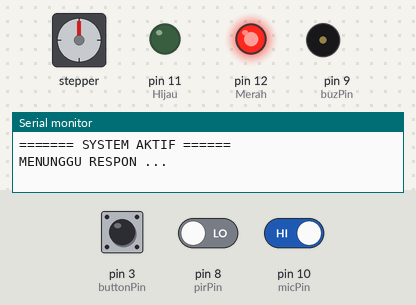
The sketch below on a simulated Arduino Uno, built with avr-gcc and run on an emulated ATmega328P. Parts: stepper motor, output pins drawn as LEDs (lit = HIGH), buzzer (waves = sounding), the last lines printed to the serial monitor. Wiring (inferred from the names in the program): stepper motor (2048 steps per turn assumed): coils pin 7, pin 6, pin 5, pin 4. Dashed ring = blinking. The inputs (shaded band) are chosen by the test bench; at power-on: pin 3 (buttonPin) LOW, pin 8 (pirPin) LOW, pin 10 (micPin) HIGH. Pins used as bus, display or sensor lines are not drawn.

Above: at 6.2 s.
6.3 s: pin 3 (buttonPin) pulled HIGH for 0.15 s
At 7.3 s:
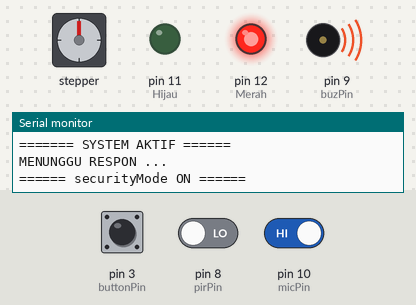
9.4 s: pin 8 (pirPin) driven HIGH
At 9.92 s:
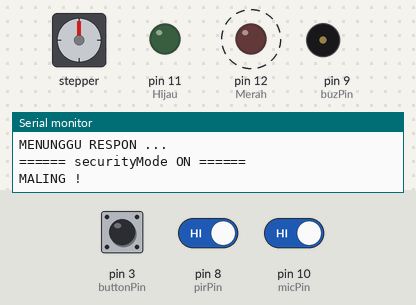
12.4 s: pin 8 (pirPin) driven LOW
At 13.4 s:
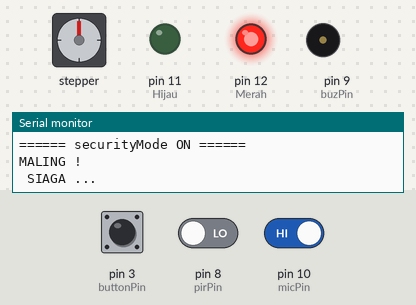
14.0 s: pin 3 (buttonPin) pulled HIGH for 1 s
At 16.3 s:
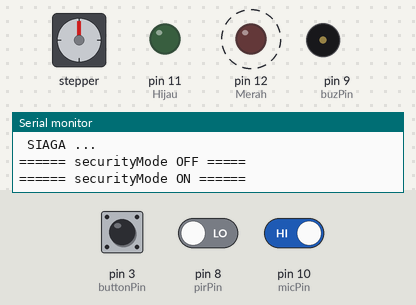
16.5 s: pin 3 (buttonPin) pulled HIGH for 3.2 s
At 17.5 s:
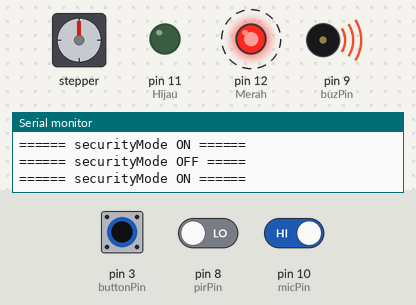
22.7 s: pin 3 (buttonPin) driven HIGH and pin 10 (micPin) driven LOW
At 23.1 s:
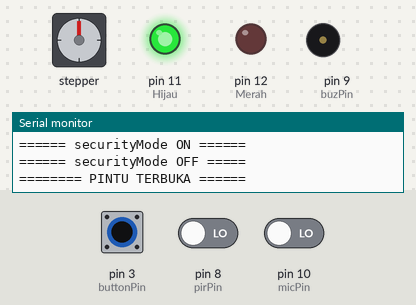
Timing chart, 0 to 28.7 s (numbered marks = the images above; inputs shaded):
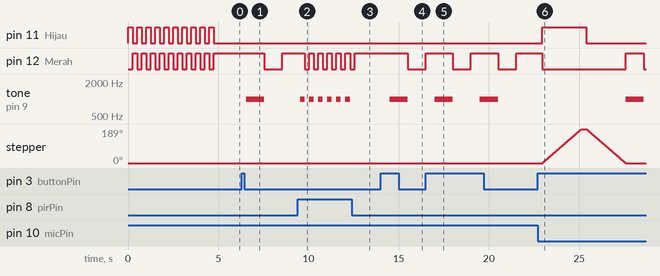

The sketch:

tugasbesarPSD.ino
```cpp
  /* ============================================================================= *
   * ==================== TUGAS BESAR PENGANTAR SISTEM DIGITAL =================== *
   * ================================ KELOMPOK 1 ================================= *
   *                            - Ainiyah                                          *
   *                            - Erika Maulidiya                                  *
   *                            - Mahrudin                                         *
   *                            - Muhammad Rizal                                   *
   *                            - Rizka Ardiyanti                                  *
   *                            - Windi Wulandari                                  *                                                                              *
   * ============================================================================= */

//============================ DEKLARASI GLOBAL VARIABEL ========================= //

  boolean securityMode;
  int Merah      = 12;           // Pin LED Merah
  int Hijau      = 11;           // Pin LED Hijau
  boolean respon = true;
  int micPin     = 10;           // Pin Sensor Suara
  int micVal     = HIGH;         // Nilai Read Modul Sensor suara
  int buzPin     = 9;            // digital pin untuk speaker
  int pirPin     = 8;            // pilih input pin untuk sensor PIR
  int pirState   = LOW;          // diasumsikan tidak ada gerakan terdeteksi
  int IN1        = 7;            // IN = Pin Motor Stepper
  int IN2        = 6;
  int IN3        = 5;
  int IN4        = 4;
  int buttonPin  = 3;
  int delaytime  = 2;            // delay untuk kecepatan Motor Stepper
  unsigned long timer;           // variable untuk menyimpan estimasi waktu program
  int micTimer = 500;            // waktu membaca Sensor Suara
  int index, count;
  int pirVal, buttonVal;

//====================================== SETUP =================================== //

  void setup(){
    Serial.begin(9600);
    pinMode(Merah,OUTPUT);
    pinMode(Hijau,OUTPUT);
    pinMode(micPin,INPUT);       // input dari Modul sensor suara
    pinMode(pirPin,INPUT);       // deklarasi sensor PIR sebagai input
    pinMode(buttonPin,INPUT);    // deklarasi tombol sebagai input
    pinMode(buzPin,OUTPUT);      // deklarasi speaker sebagai output
    pinMode(IN1,OUTPUT);         // deklarasi Stepper sebagai output
    pinMode(IN2,OUTPUT);
    pinMode(IN3,OUTPUT);
    pinMode(IN4,OUTPUT);

    Serial.println("======= SYSTEM AKTIF ======");
    for(int i=0; i<10; i++){
      digitalWrite(Hijau,HIGH);
      digitalWrite(Merah,LOW); delay(250);
      digitalWrite(Hijau,LOW);
      digitalWrite(Merah,HIGH); delay(250);
    }
    Serial.println("MENUNGGU RESPON ...");
  }

//================================ EKSEKUSI PROGRAM ============================== //

  void loop(){
    buttonVal = digitalRead(buttonPin);     // kode di eksekusi jika terdapat
    if(buttonVal == 1){                     // inputan pada tombol
      count++;
      delay(250);
      if(count==1){
        Serial.println("====== securityMode ON ======");
        securityMode = true;
        if((index%2==1) || (index==1)){     // di eksekusi jika pintu
          index++;                          // dalam keadaaan terbuka
          digitalWrite(Hijau,LOW);
          tutup();
        }
        tone(buzPin, 1000, 1000);
        digitalWrite(Merah,HIGH);
        delay(1000);
        digitalWrite(Merah,LOW);
        delay(1000);
        digitalWrite(Merah,HIGH);
      }
      if(count==2){
        Serial.println("====== securityMode OFF =====");
        securityMode = false;
        count=0;
      }
    }

    if(securityMode == false){       // ====================== securityMode OFF
      micVal = digitalRead(micPin) ;        // mode READ sensor suara
      if (micVal == LOW){                   // kondisi jika terdeteksi suara
      timer = millis();                     // waktu estimasi mulai sistem aktif (ms)
        if(respon){                         // Kondisi jika mendapat Respon (Tepukan)
          index++;                          // index akan bertamah
          if((index%2==1) || (index==1)){   // index ganjil = TERBUKA
            Serial.println("======== PINTU TERBUKA ======");
            digitalWrite(Hijau,HIGH);
            digitalWrite(Merah,LOW);
            buka();
          }
          else if(index%2==0){              // index genap = TERTUTUP
            Serial.println("======= PINTU TERTUTUP ======");
            digitalWrite(Merah,HIGH);
            digitalWrite(Hijau,LOW);
            tutup();
          }
          respon = false;                  // Pengeset-an agar ke Mode Tunggu
        }
      }
      else{                                // Mode menunggu Respon User (Tepukan)
        if((millis()-timer) > micTimer && !respon){
          Serial.println("MENUNGGU RESPON ...");
          respon = true;
        }
      }
    }
    else{                             // ====================== securityMode ON

      pirVal = digitalRead(pirPin);       // membaca nilai input PIR
      if (pirVal == HIGH) {               // pengecekan jika input adalah HIGH
        delay(150);
        if (pirState == LOW){
          Serial.println("MALING !");
          while(digitalRead(pirPin)== HIGH){      // berhenti ketika tak ada gerakan
            tone(buzPin, 1000, 250);              // Buzzer aktif
            digitalWrite(Merah,HIGH); delay(250); // LED menyala
            digitalWrite(Merah,LOW); delay(250);  // LED mati
          }
        pirState = HIGH;
        }
      }
      else {                             // pengecekan jika input adalah LOW
        if(pirState == HIGH){
          digitalWrite(Merah, HIGH);
          Serial.println(" SIAGA ...");
          pirState = LOW;
        }
      }
    }
  }

// ============================ FUNCTION MOTOR STEPPER =========================== //

  void buka(){                    // membuka Pintu
    for (int i=0; i<270; i++){    // Melawan Arah Jarum jam 180 derajat
      step1(); delay(delaytime);
      step2(); delay(delaytime);
      step3(); delay(delaytime);
      step4(); delay(delaytime);
    }
  }

  void tutup(){                  // menutup pintu
    for (int i=0; i<270; i++){   // seArah Jarum jam 180 derajat
      step4(); delay(delaytime);
      step3(); delay(delaytime);
      step2(); delay(delaytime);
      step1(); delay(delaytime);
    }
  }

  void step1(){
    digitalWrite(IN1,LOW);
    digitalWrite(IN2,LOW);
    digitalWrite(IN3,HIGH);
    digitalWrite(IN4,HIGH);
  }

  void step2(){
    digitalWrite(IN1,HIGH);
    digitalWrite(IN2,LOW);
    digitalWrite(IN3,LOW);
    digitalWrite(IN4,HIGH);
  }

  void step3(){
    digitalWrite(IN1,HIGH);
    digitalWrite(IN2,HIGH);
    digitalWrite(IN3,LOW);
    digitalWrite(IN4,LOW);
  }

  void step4(){
    digitalWrite(IN1,LOW);
    digitalWrite(IN2,HIGH);
    digitalWrite(IN3,HIGH);
    digitalWrite(IN4,LOW);
  }

//================================ AKHIR BARIS KODE ============================= //
```

MIC.ino
```cpp
/*int micPin = 13; // Use Pin as our Input
int micVal = HIGH; // This is where we record our Sound Measurement
boolean bAlarm = false;
int M = 12, H = 11, index = 0;
int IN1=4, IN2=5, IN3=6, IN4=7, delaytime=2; //makin kecil delay, makin cepat motor berputar
unsigned long lastSoundDetectTime; // Record the time that we measured a sound


int micTimer = 500; // Number of milli seconds to keep the sound alarm high


void setup ()
{
  Serial.begin(9600);
  pinMode (micPin, INPUT) ; // input from the Sound Detection Module
  pinMode(M,OUTPUT);
  pinMode(H  ,OUTPUT);

  pinMode(IN1,OUTPUT);
pinMode(IN2,OUTPUT);
pinMode(IN3,OUTPUT);
pinMode(IN4,OUTPUT);
}
void loop ()
{
  micVal = digitalRead(micPin) ; // read the sound alarm time

  if (micVal == LOW) // If we hear a sound
  {

    lastSoundDetectTime = millis(); // record the time of the sound alarm
    // The following is so you don't scroll on the output screen
    if (!bAlarm){
      Serial.println("LOUD, LOUD");
      index++;
      if((index%2==1) || (index==1)){
        digitalWrite(H,HIGH);
        digitalWrite(M,LOW);
        Serial.println("NYALA");
        buka();
        Serial.println(index);
      }
      else if(index%2==0){
        digitalWrite(M,HIGH);
        digitalWrite(H,LOW);
        Serial.println("MATI");
        tutup();
        Serial.println(index);
      }
      bAlarm = true;
    }
  }
  else
  {
    if( (millis()-lastSoundDetectTime) > micTimer  &&  bAlarm){
      Serial.println("quiet");
      bAlarm = false;
    }
  }
}

void buka(){
    //  digitalWrite(H, HIGH); delay(3000);
      for (int i=0; i<270; i++){
        maju();
      }
     // digitalWrite(H, LOW); delay(1000);
    }

void tutup(){
 // digitalWrite(M, HIGH); delay(3000);
      for (int i=0; i<270; i++){
        mundur();
      }
}

void maju(){

//step 4
step1();
delay(delaytime);

//step 3
step2();
delay(delaytime);

//step 2
step3();
delay(delaytime);

//step 1
step4();
delay(delaytime);
}

void mundur(){

//step 4
step4();
delay(delaytime);

//step 3
step3();
delay(delaytime);

//step 2
step2();
delay(delaytime);

//step 1
step1();
delay(delaytime);
}
void step1(){
digitalWrite(IN1,LOW);
digitalWrite(IN2,LOW);
digitalWrite(IN3,HIGH);
digitalWrite(IN4,HIGH);
}

void step2(){
digitalWrite(IN1,HIGH);
digitalWrite(IN2,LOW);
digitalWrite(IN3,LOW);
digitalWrite(IN4,HIGH);
}

void step3(){
digitalWrite(IN1,HIGH);
digitalWrite(IN2,HIGH);
digitalWrite(IN3,LOW);
digitalWrite(IN4,LOW);
}

void step4(){
digitalWrite(IN1,LOW);
digitalWrite(IN2,HIGH);
digitalWrite(IN3,HIGH);
digitalWrite(IN4,LOW);
}*/
```

PIRxBUZZER.ino
```cpp
// Pendeteksi Gerak Manusia dengan Sensor PIR
// Gunk Celulux 2011
/*
int M = 12;                // pilih digital pin untuk LED
int H = 11;
int Buzzer =  9;             // pilih digital pin untuk speaker
int inputPin = 8;               // pilih input pin untuk sensor PIR
int pirState = LOW;             // diasumsikan tidak ada gerakan terdeteksi
int val = 0;                    // variable untuk membaca status pin

void setup() {
   pinMode(H, OUTPUT);
  pinMode(M, OUTPUT);      // deklarasi LED sebagai output
  pinMode(Buzzer, OUTPUT);  // deklarasi speaker sebagai output
  pinMode(inputPin, INPUT);     // deklarasi sensor sebagai input
  Serial.begin(9600);
  for(int i=0;i<3;i++){
    digitalWrite(H ,HIGH); delay(500);
    digitalWrite(H,LOW); delay(500);
  }
  digitalWrite(H ,HIGH);
  digitalWrite(M,LOW);

  Serial.println("SISTEM ON!");

}

void loop(){
      val = digitalRead(inputPin);  // membaca nilai input
      if (val == HIGH) {            // cek jika input adalah HIGH
        delay(150);
        digitalWrite(H, LOW);
        if (pirState == LOW){
          Serial.println("MALING !");
          while(digitalRead(inputPin)== HIGH){
            tone(Buzzer, 1000, 250);
            digitalWrite(M, HIGH); delay(250);  // LED menyala
            digitalWrite(M, LOW); delay(250);
          }
        pirState = HIGH;
        }
      }
      else {
        if (pirState == HIGH){
          // hanya memadamkan
          digitalWrite(H, HIGH); // padamkan LED
          Serial.println("Aman..Kondusif !");
          // hanya memunculkan pergantian output, bukan status
          pirState = LOW;
        }
      }
}
*/
```

Measured:
- after the input at 6.3 s, pin 12 (Merah): HIGH → LOW after 1.3 s, → HIGH 1.0 s later; tone on pin 9 (buzPin): silent → 1000 Hz after 0.25 s, → silent 1.0 s later
- after the input at 9.4 s, pin 12 (Merah): alternates HIGH for 0.25 s and LOW for 0.25 s, starting after 0.40 s; tone on pin 9 (buzPin): alternates 1000 Hz for 0.25 s and silent for 0.25 s, starting after 0.15 s
- after the input at 12.4 s, pin 12 (Merah): goes on until 12.6 s, then stays HIGH; tone on pin 9 (buzPin): stops changing and stays silent
- after the input at 14.0 s, pin 12 (Merah): HIGH → LOW after 1.5 s; tone on pin 9 (buzPin): silent → 1000 Hz after 0.50 s, → silent 1.0 s later
- after the input at 16.5 s, tone on pin 9 (buzPin): alternates 1000 Hz for 1.0 s and silent for 1.5 s, starting after 0.50 s
- after the input at 22.7 s, pin 11 (Hijau): LOW → HIGH after 0.25 s, → LOW 2.4 s later; pin 12 (Merah): HIGH → LOW after 0.25 s, → HIGH 4.6 s later, → LOW 1.0 s later; tone on pin 9 (buzPin): silent → 1000 Hz after 4.9 s, → silent 1.0 s later; stepper: turns 189° clockwise in 2.2 s, then 189° counter-clockwise in 2.2 s
